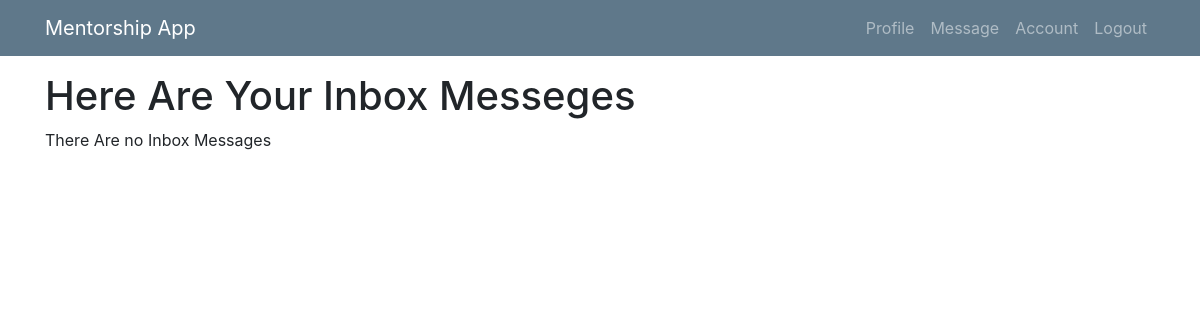
Page /inbox-message/ (signed in) on the earlier database version.
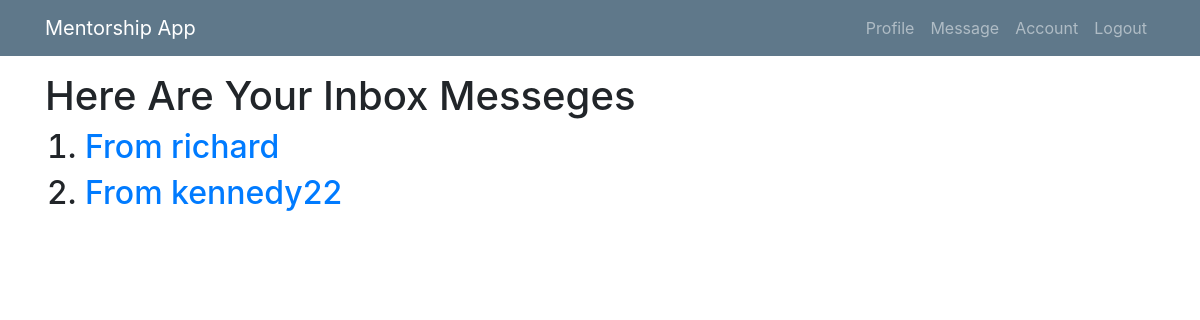
Same page on the later database version.
### mentee/models.py (models this page shows, shortened)
class Msg(models.Model):
    sender = models.ForeignKey(User, related_name="sender", on_delete=models.CASCADE, null=True)
    receipient = models.ForeignKey(User, related_name="receipient", on_delete=models.CASCADE)
    msg_content = models.TextField(max_length=100)
    created_at = models.DateField(default=datetime.now, blank=True)
    reply = models.TextField(max_length=100, blank=True)
    replied_at = models.DateField(default=datetime.now, blank=True)
    objects = UserManager()

class User(AbstractUser):
    is_mentee = models.BooleanField(default=False)
    is_mentor = models.BooleanField(default=False)

### mentee/views/mentee.py (the view)
# urls.py: path('inbox-message/', mentee.InboxView.as_view(), name='inbox1'),
class InboxView(ListView):
    model = Msg
    context_object_name = 'inbox'
    template_name = 'menti/inbox.html'
    def get_queryset(self):
        return self.model.objects.filter(receipient=self.request.user)

### mentee/templates/menti/inbox.html
{% extends 'menti/base.html' %}
{% block content %}
<br><br><br>
<h1>Here Are Your Inbox Messeges</h1>
     {% if inbox %}
  <ol>
      {% for messo in inbox %}
      <h2><li><a href="{% url 'detail-inbox' pk=messo.pk %}">From {{ messo.sender }}  </a></li></h2>
      {% endfor %}
  </ol>
{% else %}
<p>There Are no Inbox Messages</p>
{% endif %}
{% endblock %}

Differences in the rows shown:
added Msg: sender "richard"
added Msg: sender "kennedy22"
Other differences:
text no longer shown: "There Are no Inbox Messages"
